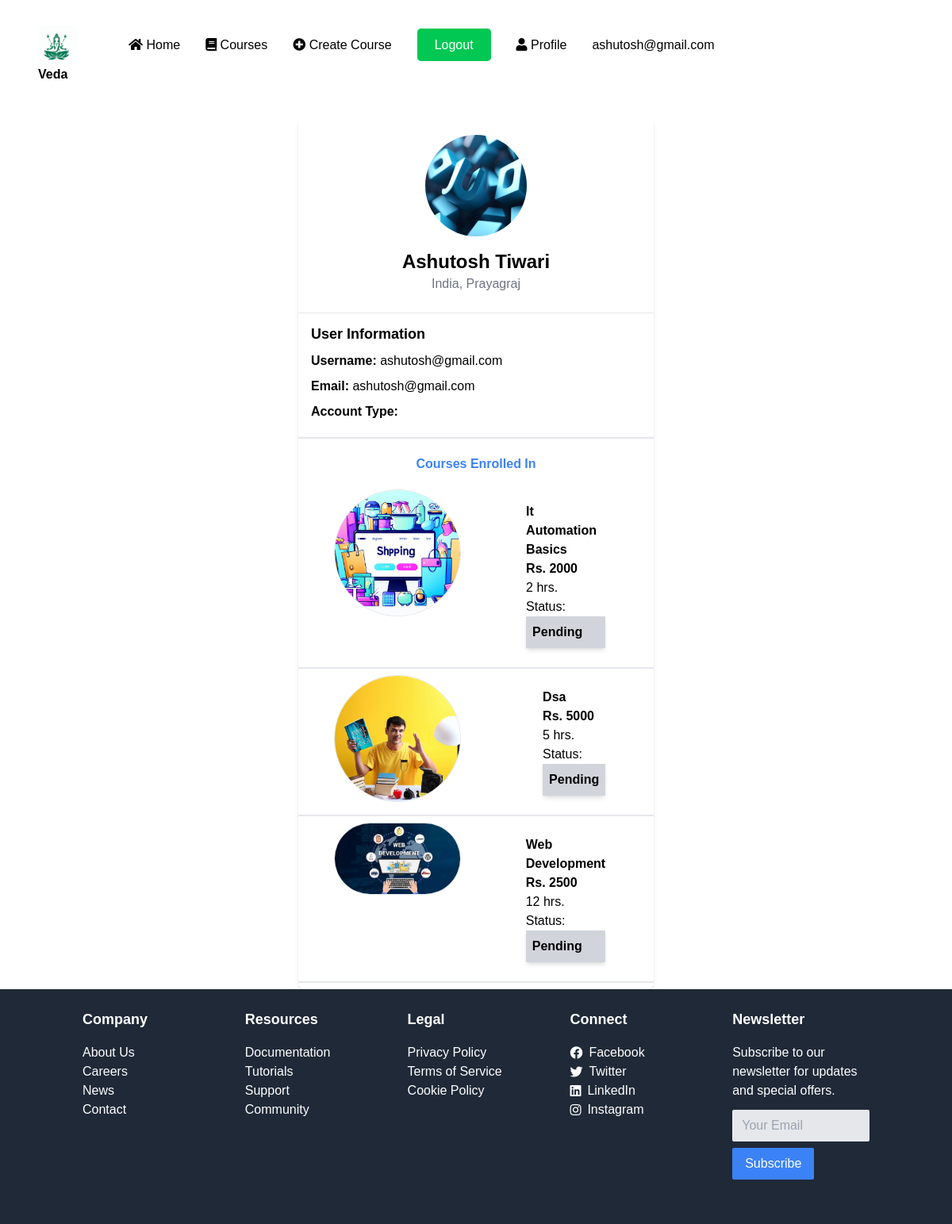
Screenshot of /profile/ (signed in) with the database file from the repository.
### Course/Course/models.py (models this page shows, shortened)
class CustomUser(models.Model):
    fr_ky = models.ForeignKey(User, on_delete=models.CASCADE)
    fname = models.CharField(max_length=30)
    lname = models.CharField(max_length=30)
    img = models.ImageField(upload_to='profile_pictures/', null=True, blank=True)
    typeofaccount = models.CharField(max_length=20, default='A')
    country = models.CharField(max_length=50)
    city = models.CharField(max_length=50)

class Progress(models.Model):
    user = models.ForeignKey(User, on_delete=models.CASCADE)
    course = models.ForeignKey(Course, on_delete=models.CASCADE)
    completed = models.BooleanField(default=False)

class Course(models.Model):
    name = models.CharField(max_length=100)
    email = models.EmailField()
    phone = models.CharField(max_length=12)
    cate = models.CharField(max_length=50)
    desc = models.CharField(max_length=5000)
    link = models.URLField()
    img = models.ImageField(upload_to='secure_data/')
    video_link = models.URLField()
    duration = models.IntegerField()
    author = models.CharField(max_length=100)
    author_details = models.CharField(max_length=1000)
    cost = models.IntegerField()

### Course/Course/views.py (the view)
# urls.py: path('profile/', views.profile, name='profile'),
def profile(request):
    user=User.objects.get(username=request.user)
    profile=CustomUser.objects.get(fr_ky=user)
    try:
        enrolled = list(Progress.objects.filter(user=user))
    except:
        enrolled=[]
    return render(request,'../templates/profile.html',{'profile': profile,'enrolled': enrolled})

### Course/templates/profile.html
{% extends 'basic.html' %}
{% load static %}
{% block body %}
<div class="container mx-auto mt-8">
    <div class="max-w-md mx-auto bg-white rounded-lg shadow-md overflow-hidden">
        <div class="px-4 py-6">
            <img src="{{profile.img.url}}" alt="Profile Picture" class="w-32 h-32 mx-auto rounded-full">
            <h1 class="text-2xl font-semibold text-center mt-4">{{ profile.fname }} {{ profile.lname }}</h1>
            <p class="text-gray-500 text-center">{{ profile.country }}, {{ profile.city }}</p>
        </div>
        <div class="px-4 py-3 border-t border-gray-200">
            <h2 class="text-lg font-semibold">User Information</h2>
            <ul class="mt-2 space-y-2">
                <li><span class="font-semibold">Username:</span> {{ user.username }}</li>
                <li><span class="font-semibold">Email:</span> {{ user.username }}</li>
                <li><span class="font-semibold">Account Type:</span> {{ profile.typeofaccount }}</li>
            </ul>
        </div>
        <hr class="max-w-md my-2 flex justify-center border border-solid ">
        <h2 class="text-blue-500 my-5 font-semibold flex justify-center"> Courses Enrolled In </h2>
        {% if enrolled|length > 0 %}
        {% for progress in enrolled %}
        <div class="container bg-white w-[80%] m-auto flex flex-row">
            <div class="container"><img src="{{progress.course.img.url}}" class="rounded-full border w-40" alt=""></div>
            <div class="flex flex-col p-4">
            <h2 class="font-semibold text-md">{{ progress.course.name|title }}</h2>
            <p><b>Rs. {{progress.course.cost}}</b></p>
            <p>{{progress.course.duration }} hrs.</p>
           Status: <a href="{% url 'try_courses' id=progress.course.id %}" class="font-semibold shadow-md p-2 bg-gray-300"><button>{% if progress.Completed == True %} Completed {% else %} Pending {% endif %}</button></a>
        </div>
     </div> <hr class="max-w-md my-2 flex justify-center border border-solid ">
     {% endfor %}
    {% else %}
    <div class="container bg-white w-[80%] m-auto flex flex-row">
            <h1>Not Yet Enrolled in Any Courses </h1>
    </div>{% endif %}
</div></div>
{% endblock %}

### Course/templates/basic.html (shortened to what this page needs)
{% load static %}
<!DOCTYPE html>
<html lang="en">
<head>
  <script src="https://cdn.tailwindcss.com"></script>
  <link rel="stylesheet" href="https://cdnjs.cloudflare.com/ajax/libs/font-awesome/5.15.3/css/all.min.css">
</head>
<body>
  <div class="nav opacity-100 bg-blue-890">
    <nav class="flex ">
      <ul class="flex row-auto justify-between p-4 items-center">
        <div class="logo-container mx-4">
          <img src="{% static 'logo.jpeg' %}" class="container rounded-lg" alt="Your Logo"><h3 class="font-semibold">Veda</h3>
        </div></ul><ul class="flex row-auto  p-4 items-center justify-end">
        <li class="list-item px-4"><a href="{% url 'home' %}"><i class="fas fa-home"></i> Home</a></li>
        {% if not user.is_authenticated %}
        <li class="list-item px-4"><a href="{% url 'courses' %}"><i class="fas fa-book"></i> Courses</a></li>
        <li class="list-item px-4"><a href="{% url 'course_upload' %}"><i class="fas fa-plus-circle"></i> Create Course</a></li>
        <li class="list-item px-4"><a href="{% url 'user_register' %}" class="btn">Register</a></li>
        <li class="list-item px-4"><a href="{% url 'user_authentication' %}" class="btn">Login</a></li>
        {% else %}
        <li class="list-item px-4"><a href="{% url 'courses' %}"><i class="fas fa-book"></i> Courses</a></li>
        <li class="list-item px-4"><a href="{% url 'course_upload' %}"><i class="fas fa-plus-circle"></i> Create Course</a></li>
        <li class="list-item px-4"><a href="{% url 'logout' %}" class="btn">Logout</a></li>
        <li class="list-item px-4"><a href="{% url 'profile' %}"><i class="fas fa-user"></i> Profile</a></li>
        <li class="list-item px-4">{{ user }}</li>
        {% endif %}
      </ul>
    </nav>
  </div>
  {% block body %}{% endblock %}
<footer class="bg-gray-800 text-white py-6">
  <div class="container mx-auto flex flex-wrap justify-between">
    <div class="w-full sm:w-1/2 md:w-1/4 lg:w-1/5 px-4 mb-8">
      <h3 class="text-lg font-semibold mb-4">Company</h3>
      <ul>
        <li><a href="#" class="hover:text-blue-500">About Us</a></li>
        <li><a href="#" class="hover:text-blue-500">Careers</a></li>
        <li><a href="#" class="hover:text-blue-500">News</a></li>
        <li><a href="#" class="hover:text-blue-500">Contact</a></li>
      </ul>
    </div>
    <div class="w-full sm:w-1/2 md:w-1/4 lg:w-1/5 px-4 mb-8">
      <h3 class="text-lg font-semibold mb-4">Resources</h3>
      <ul>
        <li><a href="#" class="hover:text-blue-500">Documentation</a></li>
        <li><a href="#" class="hover:text-blue-500">Tutorials</a></li>
        <li><a href="#" class="hover:text-blue-500">Support</a></li>
        <li><a href="#" class="hover:text-blue-500">Community</a></li>
      </ul>
    </div>
    <div class="w-full sm:w-1/2 md:w-1/4 lg:w-1/5 px-4 mb-8">
      <h3 class="text-lg font-semibold mb-4">Legal</h3>
      <ul>
        <li><a href="#" class="hover:text-blue-500">Privacy Policy</a></li>
        <li><a href="#" class="hover:text-blue-500">Terms of Service</a></li>
        <li><a href="#" class="hover:text-blue-500">Cookie Policy</a></li>
      </ul>
    </div>
    <div class="w-full sm:w-1/2 md:w-1/4 lg:w-1/5 px-4 mb-8">
      <h3 class="text-lg font-semibold mb-4">Connect</h3>
      <ul>
          <li>
              <a href="#" class="hover:text-blue-500 flex items-center">
                  <i class="fab fa-facebook mr-2"></i> Facebook
              </a>
          </li>
          <li>
              <a href="#" class="hover:text-blue-500 flex items-center">
                  <i class="fab fa-twitter mr-2"></i> Twitter
              </a>
          </li>
          <li>
              <a href="#" class="hover:text-blue-500 flex items-center">
                  <i class="fab fa-linkedin mr-2"></i> LinkedIn
              </a>
          </li>
          <li>
              <a href="#" class="hover:text-blue-500 flex items-center">
                  <i class="fab fa-instagram mr-2"></i> Instagram
              </a>
          </li>
      </ul>
  </div>
    <div class="w-full sm:w-1/2 md:w-1/4 lg:w-1/5 px-4 mb-8">
      <h3 class="text-lg font-semibold mb-4">Newsletter</h3>
      <p>Subscribe to our newsletter for updates and special offers.</p>
      <form class="mt-3">
        <input type="email" placeholder="Your Email" class="w-full bg-gray-200 rounded-sm py-2 px-3 focus:outline-none focus:ring focus:border-blue-300">
        <button type="submit" class="mt-2 bg-blue-500 text-white py-2 px-4 rounded-sm hover:bg-blue-600 transition duration-300 ease-in-out">Subscribe</button>
      </form>
    </div>
  </div>
</footer>
</body>
</html>

### Course/templates/basic.html (style rules this page uses)
.nav { display: flex; justify-content: space-between; align-items: center; padding: 1rem; }
body { font-family: 'Your Chosen Font', sans-serif; }
.logo-container { width: 50px; height: 50px; transition: transform 0.2s ease-in-out; }
.btn { padding: 10px 20px; border: 2px solid #00C853; border-radius: 5px; background-color: #00C853; color: #fff; transition: background-color 0.3s ease-in-out, color 0.3s ease-in-out; }

### rows the page displays
CustomUser: img (picture), fname "Ashutosh", lname "Tiwari", country "India", city "Prayagraj"
Progress: course.img (picture), course.name "It Automation Basics", course.cost "2000", course.duration "2"
Progress: course.img (picture), course.name "Dsa", course.cost "5000", course.duration "5"
Progress: course.img (picture), course.name "Web Development", course.cost "2500", course.duration "12"

### other values shown
{{ user }} "ashutosh@gmail.com"
{{ user.username }} "ashutosh@gmail.com"
